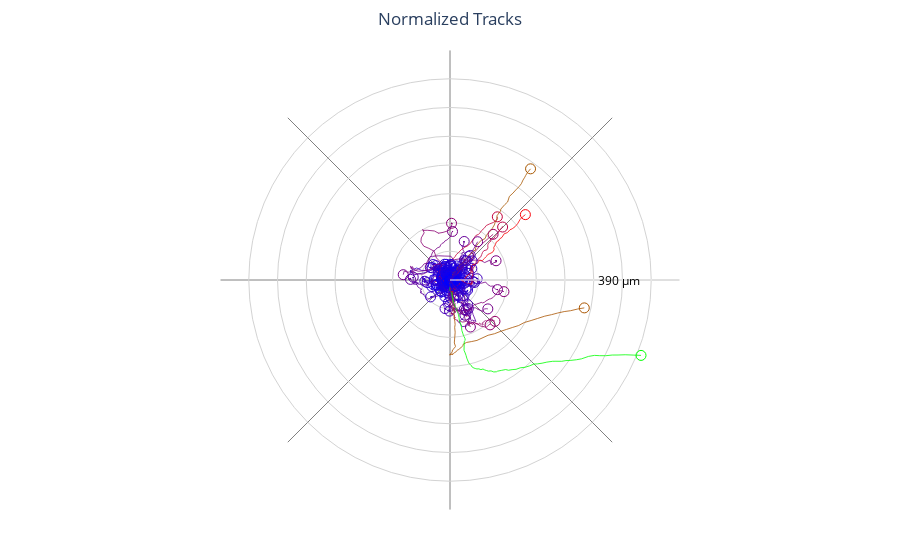

The notebook cell this image was saved under:
### Code cell
import numpy as np
import pandas as pd
import matplotlib.pyplot as plt
import matplotlib.colors as mcolors
import plotly.graph_objects as go

def _generate_random_color():
    r = np.random.randint(0, 255)
    g = np.random.randint(0, 255)
    b = np.random.randint(0, 255)
    return '#{:02x}{:02x}{:02x}'.format(r, g, b)

def _generate_random_grey():
    n = np.random.randint(0, 240)
    return '#{:02x}{:02x}{:02x}'.format(n, n, n)

def _get_cmap(c_mode):
    if c_mode == 'greyscale LUT':
        return plt.cm.gist_yarg
    elif c_mode == 'jet LUT':
        return plt.cm.jet
    elif c_mode == 'brg LUT' or c_mode == 'brg':  # Allow 'brg' for shorthand
        return plt.cm.brg
    elif c_mode == 'hot LUT':
        return plt.cm.hot
    elif c_mode == 'gnuplot LUT':
        return plt.cm.gnuplot
    elif c_mode == 'viridis LUT':
        return plt.cm.viridis
    elif c_mode == 'rainbow LUT':
        return plt.cm.rainbow
    elif c_mode == 'turbo LUT':
        return plt.cm.turbo
    elif c_mode == 'nipy_spectral LUT':
        return plt.cm.nipy_spectral
    elif c_mode == 'gist_ncar LUT':
        return plt.cm.gist_ncar
    elif c_mode == 'brg':
        return plt.cm.brg
    else:
        return None

def Visualize_normalized_tracks_plotly(
    Spots_df: pd.DataFrame,
    Tracks_df: pd.DataFrame,
    condition=None,
    replicate=None,
    c_mode: str = 'brg',
    only_one_color: str = 'black',
    lut_scaling_metric: str = 'Net distance',
    smoothing_index: float = 1,
    lw: float = 0.8,
    show_tracks: bool = True,
    let_me_look_at_these: tuple = (),
    I_just_wanna_be_normal: bool = True,
    metric_dictionary: dict = None,
    end_track_markers: bool = True,
    marker_size: float = 10,
    markers: str = 'circle-empty'
):

    if metric_dictionary is None:
        metric_dictionary = {}
    if not show_tracks:
        lw = 0

    if condition is not None and condition != 'all':
        try:
            condition = int(condition)
        except (ValueError, TypeError):
            pass
    if replicate is not None and replicate != 'all':
        try:
            replicate = int(replicate)
        except (ValueError, TypeError):
            pass

    let_me_look_at_these = list(let_me_look_at_these)
    if 'level_0' in Tracks_df.columns:
        Tracks_df.drop(columns=['level_0'], inplace=True)

    Tracks_df.reset_index(drop=False, inplace=True)

    sort_cols = ['Condition', 'Replicate', 'Track ID', 'Time point']
    missing_cols = [col for col in sort_cols if col not in Spots_df.columns]
    if not missing_cols:
        if condition == 'all':
            Spots_df = Spots_df.sort_values(by=sort_cols)
        elif condition != 'all' and replicate == 'all':
            Spots_df = Spots_df[Spots_df['Condition'] == condition].sort_values(by=sort_cols)
        elif condition != 'all' and replicate != 'all':
            Spots_df = Spots_df[
                (Spots_df['Condition'] == condition) & (Spots_df['Replicate'] == replicate)
            ].sort_values(by=sort_cols)
    # else: skip sorting if columns are missing

    np.random.seed(42)  # For reproducibility

    # Set colors based on chosen mode
    if c_mode in ['random colors', 'random greys', 'only-one-color']:
        colormap = None
        if c_mode == 'random colors':
            track_colors = [_generate_random_color() for _ in range(len(Tracks_df))]
        elif c_mode == 'random greys':
            track_colors = [_generate_random_grey() for _ in range(len(Tracks_df))]
        else:
            track_colors = [only_one_color for _ in range(len(Tracks_df))]

        color_map_direct = dict(zip(Tracks_df['Track ID'], track_colors))
        Tracks_df['Color'] = Tracks_df['Track ID'].map(color_map_direct)

    elif c_mode in ['differentiate conditions', 'differentiate replicates']:
        colormap = plt.get_cmap('Set1')
        if c_mode == 'differentiate conditions':
            unique_vals = Spots_df['Condition'].unique()
            val_column = 'Condition'
        else:
            unique_vals = Spots_df['Replicate'].unique()
            val_column = 'Replicate'

        val_to_color = {
            val: colormap(i % colormap.N)
            for i, val in enumerate(sorted(unique_vals))
        }
        Tracks_df['Color'] = Tracks_df[val_column].map(val_to_color)
    else:
        colormap = _get_cmap(c_mode)
        metric_min = Spots_df[lut_scaling_metric].min()
        metric_max = Spots_df[lut_scaling_metric].max()

    min_track_length = Tracks_df['Track length'].min() if 'Track length' in Tracks_df else None
    max_track_length = Tracks_df['Track length'].max() if 'Track length' in Tracks_df else None

    Spots_grouped = Spots_df.groupby(['Condition', 'Replicate', 'Track ID'])
    Tracks_df.set_index(['Condition', 'Replicate', 'Track ID'], inplace=True)

    processed_groups = []

    # Normalize each track's positions to start at (0, 0)
    for (cond, repl, track), group_df in Spots_grouped:
        group_df = group_df.copy()
        if isinstance(smoothing_index, (int, float)) and smoothing_index > 1:
            group_df['X coordinate'] = group_df['X coordinate'].rolling(window=int(smoothing_index), min_periods=1).mean()
            group_df['Y coordinate'] = group_df['Y coordinate'].rolling(window=int(smoothing_index), min_periods=1).mean()

        start_x = group_df['X coordinate'].iloc[0]
        start_y = group_df['Y coordinate'].iloc[0]

        group_df['X coordinate'] -= start_x
        group_df['Y coordinate'] -= start_y

        processed_groups.append(group_df)

    Spots_df = pd.concat(processed_groups)

    Spots_df['r'] = np.sqrt(Spots_df['X coordinate'] ** 2 + Spots_df['Y coordinate'] ** 2)
    Spots_df['theta'] = np.arctan2(Spots_df['Y coordinate'], Spots_df['X coordinate'])
    Spots_df['theta_deg'] = np.degrees(Spots_df['theta'])

    y_max = Spots_df['r'].max()
    y_max_r = y_max * 1.12
    y_max_a = y_max * 1.1

    fig = go.Figure()
    Spots_grouped = Spots_df.groupby(['Condition', 'Replicate', 'Track ID'])

    for (cond, repl, track), group_df in Spots_grouped:
        group_df = group_df.copy()
        track_row = Tracks_df.loc[(cond, repl, track)]
        # For compatibility: set these three, if not already present
        track_row['Condition'] = cond
        track_row['Replicate'] = repl
        track_row['Track ID'] = track

        # --- Robust Color Assignment ---
        color = None
        if c_mode in ['random colors', 'random greys']:
            color = track_row['Color'] if 'Color' in track_row else '#000000'
        elif c_mode == 'only-one-color':
            color = only_one_color
        elif c_mode in ['differentiate conditions', 'differentiate replicates']:
            if 'Color' in track_row:
                color = mcolors.to_hex(track_row['Color'])
            else:
                color = '#000000'
        elif colormap is not None:
            # For continuous LUT colormaps
            metric_value = track_row.get(lut_scaling_metric, None)
            if pd.notnull(metric_value):
                norm = plt.Normalize(metric_min, metric_max)
                color = mcolors.to_hex(colormap(norm(metric_value)))
            else:
                color = '#000000'
        else:
            color = '#000000'  # fallback

        group_df['Color'] = color

        # --- Hover text ---
        hover_text = ""
        if let_me_look_at_these and metric_dictionary is not None:
            hover_dict = {}
            for metric in let_me_look_at_these:
                hover_name = metric_dictionary.get(metric, metric)
                hover_dict[hover_name] = track_row.get(metric, "")
            hover_text = "<br>".join(f"{key}: {value}" for key, value in hover_dict.items())

        fig.add_trace(go.Scatterpolar(
            r=group_df['r'],
            theta=group_df['theta_deg'],
            mode='lines',
            line=dict(color=group_df['Color'].iloc[0], width=lw),
            name=f"Track {track}",
            hovertemplate=hover_text + "<extra></extra>"
        ))

        # Optionally add markers for the end of each track
        if end_track_markers and len(group_df) > 0:
            if I_just_wanna_be_normal:
                fig.add_trace(go.Scatterpolar(
                    r=[group_df['r'].iloc[-1]],
                    theta=[group_df['theta_deg'].iloc[-1]],
                    mode='markers',
                    marker=dict(
                        symbol=markers,
                        size=marker_size,
                        color=group_df['Color'].iloc[0],
                    ),
                    showlegend=False,
                    hoverinfo='skip'
                ))
                marker = ''
                fig.add_trace(go.Scatterpolar(
                    r=[group_df['r'].iloc[-1]],
                    theta=[group_df['theta_deg'].iloc[-1]],
                    mode='text',
                    text=marker,
                    textposition='middle center',
                    textfont=dict(size=marker_size),
                    showlegend=False,
                    hoverinfo='skip'
                ))

    fig.update_layout(
        title="Normalized Tracks",
        title_x=0.5,
        polar=dict(
            bgcolor='white',
            radialaxis=dict(
                range=[0, y_max_r],
                gridcolor='lightgrey',
                showticklabels=False,
                ticks=''
            ),
            angularaxis=dict(
                gridcolor='grey',
                showticklabels=False,
                ticks=''
            ),
        ),
        showlegend=False,
        margin=dict(l=50, r=50, t=50, b=50)
    )

    fig.add_annotation(
        text=f'{int(round(y_max_a, -1))} µm',
        x=0.74, y=0.5, xref='paper', yref='paper',
        showarrow=False,
        font=dict(size=12, color="black")
    )

    return fig

# Example usage (needs your dataframes to run)
fig = Visualize_normalized_tracks_plotly(
    rawspotstats,
    rawtrackstats,
    condition='all',
    replicate='all',
    c_mode='brg',
    only_one_color='black',
    lut_scaling_metric='Net distance',
    smoothing_index=1,
    lw=0.8,
    show_tracks=True,
    let_me_look_at_these=('Track length', 'Net distance', 'Confinement ratio'),
    I_just_wanna_be_normal=True,
    metric_dictionary={'Track length': 'Track Length (µm)', 'Net distance': 'Net Distance (µm)', 'Confinement ratio': 'Confinement Ratio'},
    end_track_markers=True,
    marker_size=10,
    markers='circle-open'
)
fig.show()


# # Example usage
# fig = Visualize_normalized_tracks_plotly(
#     rawspotstats,
#     rawtrackstats,
#     condition='all',
#     replicate='all',
#     c_mode='brg',
#     only_one_color='black',
#     lut_scaling_metric='Net distance',
#     smoothing_index=1,
#     lw=0.8,
#     show_tracks=True,
#     let_me_look_at_these=('Track length', 'Net distance', 'Confinement ratio'),
#     I_just_wanna_be_normal=True,
#     metric_dictionary={'Track length': 'Track Length (µm)', 'Net distance': 'Net Distance (µm)', 'Confinement ratio': 'Confinement Ratio'},
#     end_track_markers=True,
#     marker_size=10,
#     markers='circle-empty'  # or any other marker type you prefer
# )

# fig.show()
